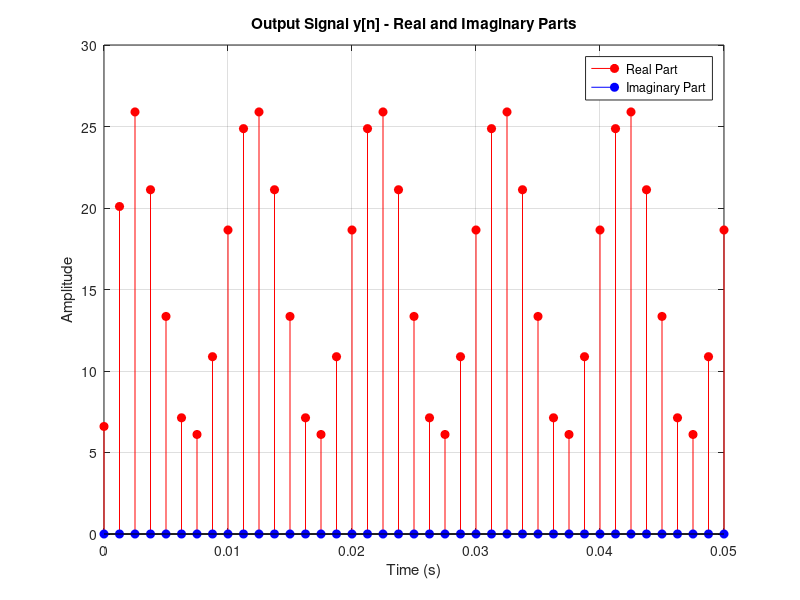

Recreate this plot in MATLAB.
clc;
clear all;
close all;

% 差分方程係數
b = [1, 2, 1]; % 輸出係數
a = [1];       % 輸入係數，假設為1

% 取樣頻率
fs = 800; % 取樣頻率 800 Hz
T = 1/fs; % 取樣時間間隔

% 時間向量
t = 0:T:0.05; % 取樣時間 0 到 0.05 秒

% 輸入信號 x[n]
x = 4 + 3 * cos(200 * pi * t - pi/6) - sin(1600 * pi * t);

% 計算輸出信號 y[n]
y = filter(b, a, x);

% 畫出輸出信號的實部和虛部
figure;
stem(t, real(y), 'filled', 'r'); % 使用紅色畫實部
hold on;
stem(t, imag(y), 'filled', 'b'); % 使用藍色畫虛部
title('Output Signal y[n] - Real and Imaginary Parts');
xlabel('Time (s)');
ylabel('Amplitude');
legend('Real Part', 'Imaginary Part');
grid on;
hold off;
